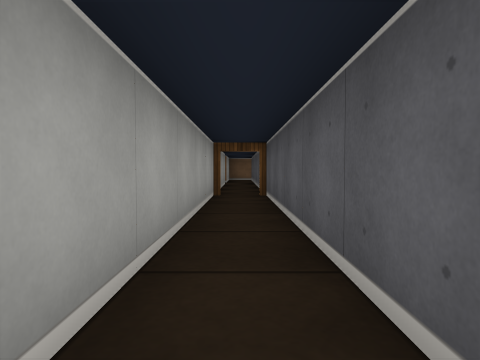
[1] (above)

24 first-person views from a walk through a cub3D ray-caster map. The camera is about half as high as the walls, tilts 2° down and sees 75° across. The floor is counted in squares. Each view is taken from the middle of a square. On the plan, view 1 faces up. The plan holds only what a view shows up to about 9 squares ahead; the rest is blank.

[2]
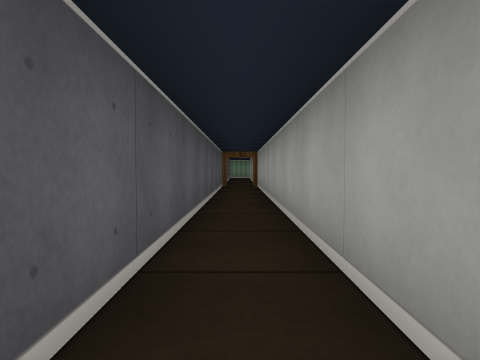

[3]
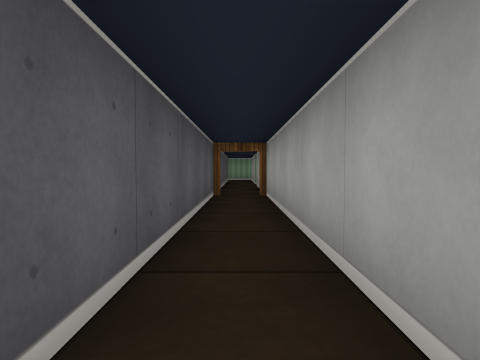

[4]
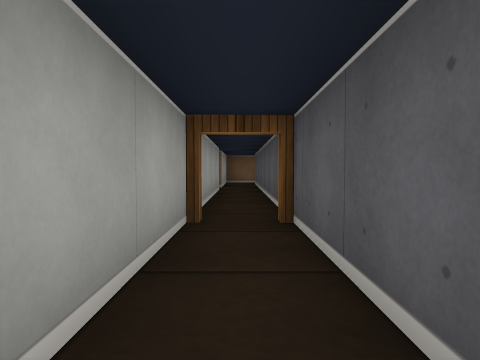

[5]
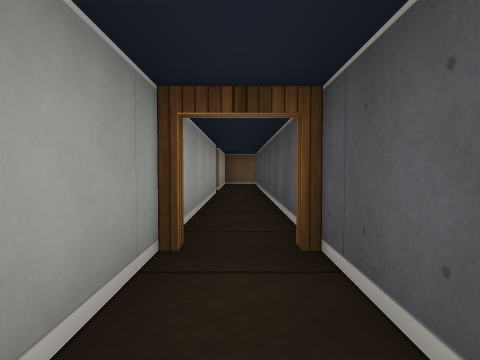

[6]
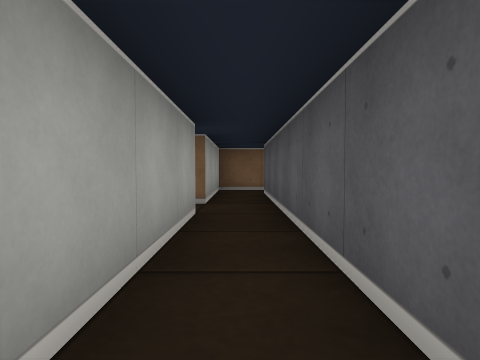

[7]
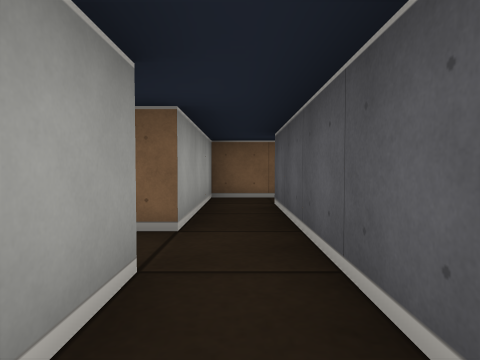

[8]
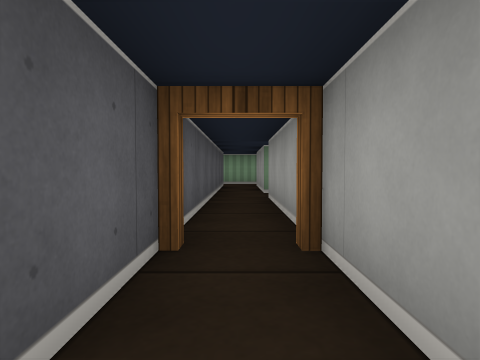

[9]
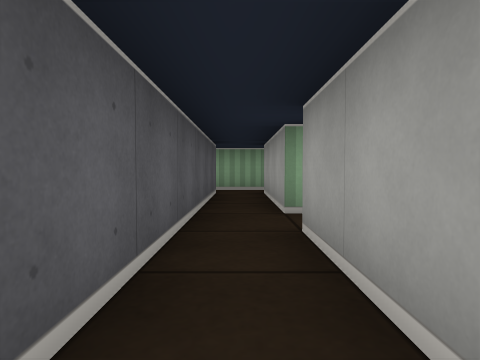

[10]
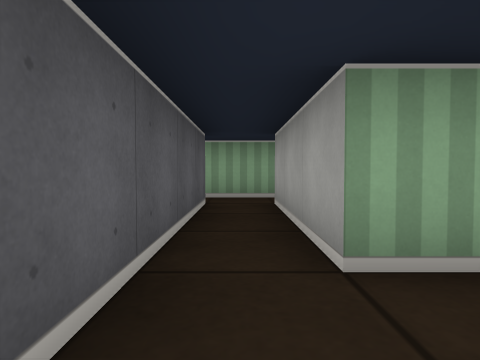

[11]
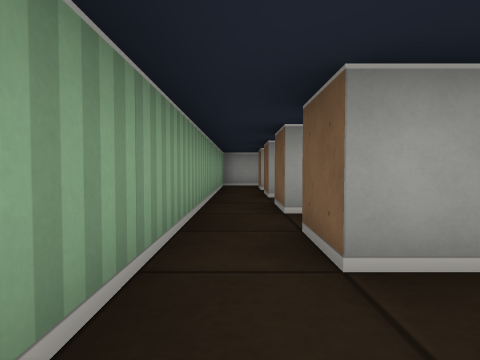

[12]
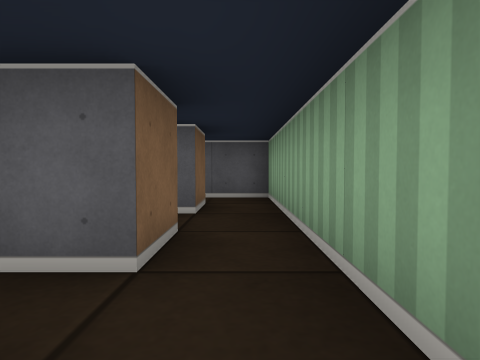

[13]
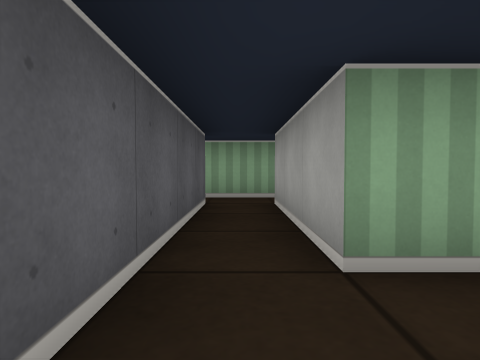

[14]
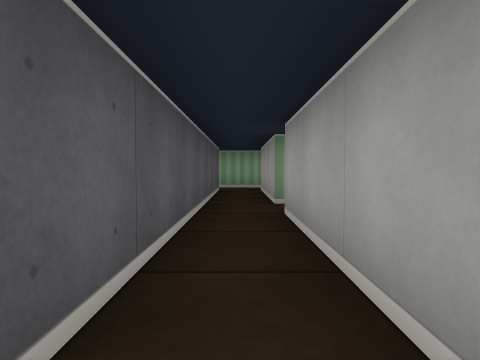

[15]
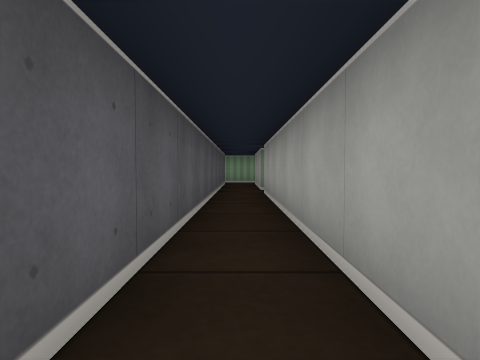

[16]
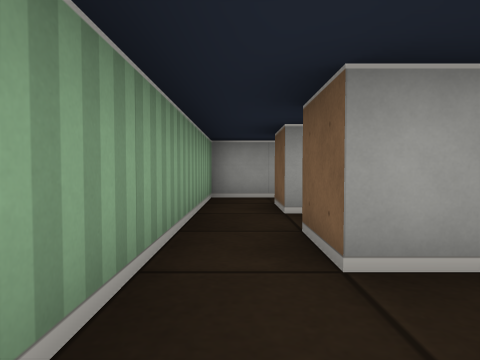

[17]
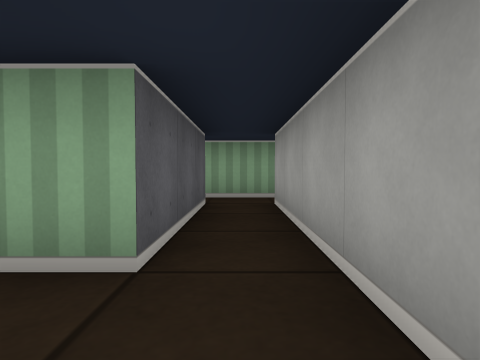

[18]
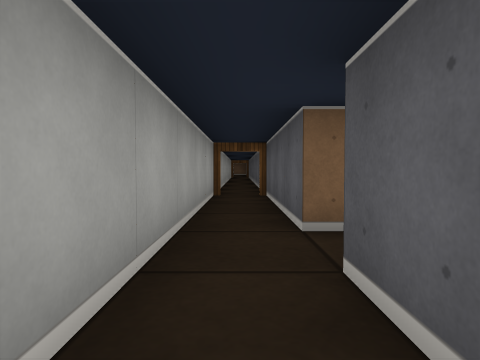

[19]
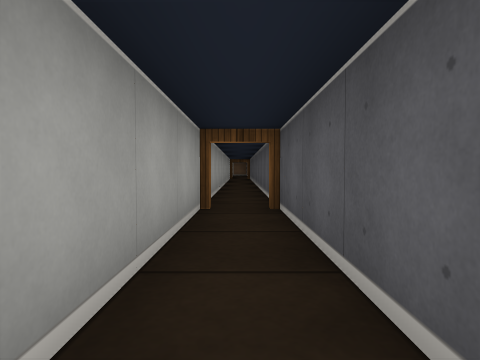

[20]
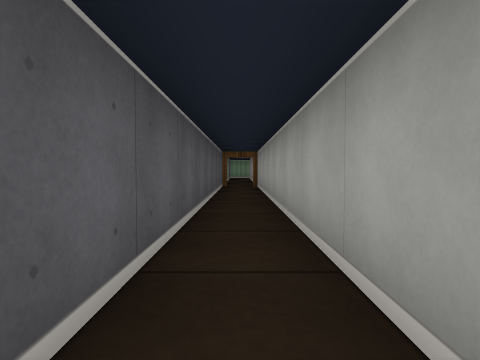

[21]
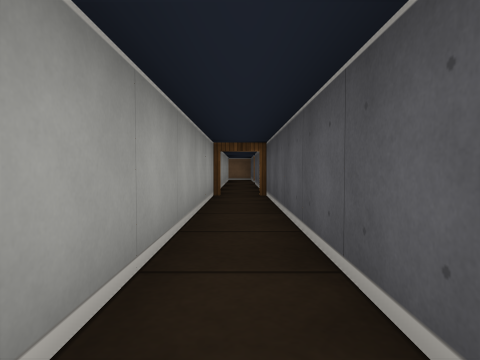

[22]
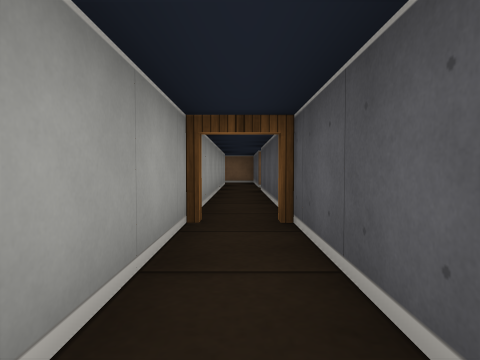

[23]
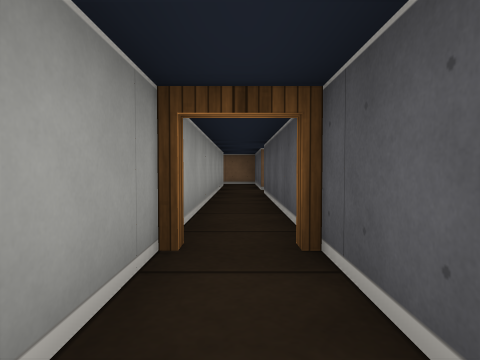

[24]
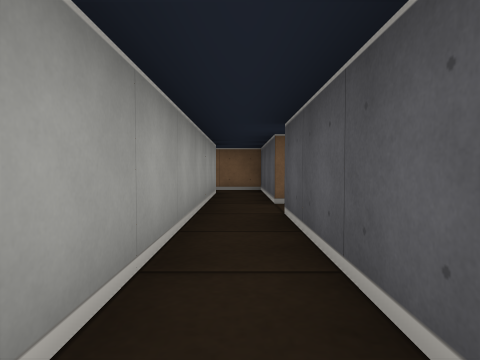

### Floor plan
Ten units are one square. View 1 is at (0, 0); x grows to the right and y downward. Boxes are objects, and circles mark ways between rooms. Rooms are numbered by the first view taken in them; rooms with no view inside come last. Other rooms are left out.
<svg viewBox="-75 -150 95 300">
<path fill="none" stroke="#000" d="M-5 -60 -5 60M5 60 5 -60M-5 -105 -5 -60M6 -145 -5 -145 -5 -115M5 -60 5 -135M-5 105 -5 135M15 135 5 135 5 60M-5 145 15 145M-5 60 -5 95M-45 36 -45 95M-45 105 -45 135M-25 135 -35 135 -35 36M-45 145 -25 145M-55 95 -55 60M-45 135 -55 135 -55 105 -45 105M-65 145 -45 145M-65 60 -65 135M-65 -59 -65 60M-55 60 -55 -60M-55 -115 -55 -135M-65 -134 -65 -59M-55 -60 -55 -105M-55 -135 -55 -145 -66 -145"/>
<circle cx="0" cy="-60" r="3" fill="#2a7"/>
<circle cx="0" cy="60" r="3" fill="#2a7"/>
<circle cx="-50" cy="100" r="3" fill="#2a7"/>
<circle cx="-50" cy="140" r="3" fill="#2a7"/>
<circle cx="-50" cy="-110" r="3" fill="#2a7"/>
<circle cx="-60" cy="60" r="3" fill="#2a7"/>
<circle cx="-60" cy="-60" r="3" fill="#2a7"/>
<circle cx="-60" cy="-125" r="3" fill="#2a7"/>
<text x="0" y="0">1</text>
<text x="0" y="-110">2</text>
<text x="0" y="110">3</text>
<text x="-40" y="10">4</text>
<text x="-60" y="110">5</text>
<text x="-60" y="0">6</text>
<text x="-60" y="-100">7</text>
<text x="-60" y="-140">8</text>
</svg>
Room 1 opens to room 2. Room 1 opens to room 3. Room 4 opens to room 5. Room 4 opens to room 7. Room 5 opens to room 6. Room 6 opens to room 7. Room 7 opens to room 8.

Where each view was taken, in squares from view 1:
view 1: 0 up, 0 right, facing up
view 2: 3 up, 0 right, facing down
view 3: 0 up, 0 right, facing down
view 4: 3 up, 0 right, facing up
view 5: 4 up, 0 right, facing up
view 6: 7 up, 0 right, facing up
view 7: 9 up, 0 right, facing up
view 8: 4 down, 0 right, facing down
view 9: 7 down, 0 right, facing down
view 10: 9 down, 0 right, facing down
view 11: 14 down, 1 right, facing left
view 12: 14 down, 3 left, facing right
view 13: 9 down, 4 left, facing down
view 14: 6 down, 4 left, facing down
view 15: 3 down, 4 left, facing down
view 16: 14 down, 3 left, facing left
view 17: 9 down, 6 left, facing down
view 18: 12 down, 6 left, facing up
view 19: 10 down, 6 left, facing up
view 20: 3 up, 6 left, facing down
view 21: 0 up, 6 left, facing up
view 22: 3 up, 6 left, facing up
view 23: 4 up, 6 left, facing up
view 24: 7 up, 6 left, facing up
